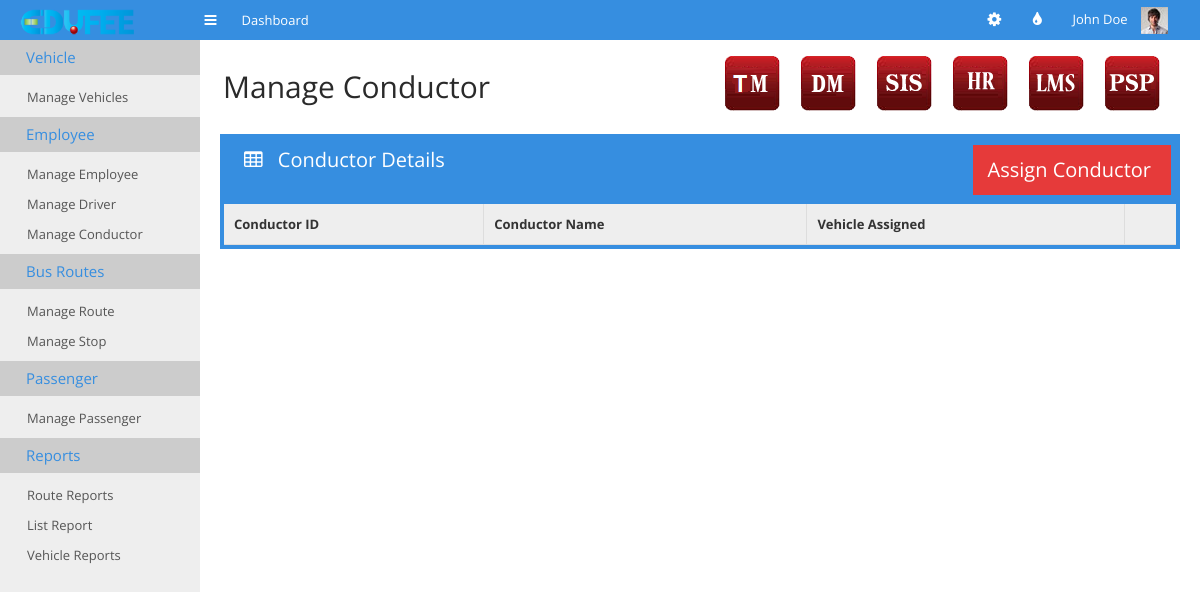
/tm-manage-conductor.php, run on an earlier commit of the app's database.
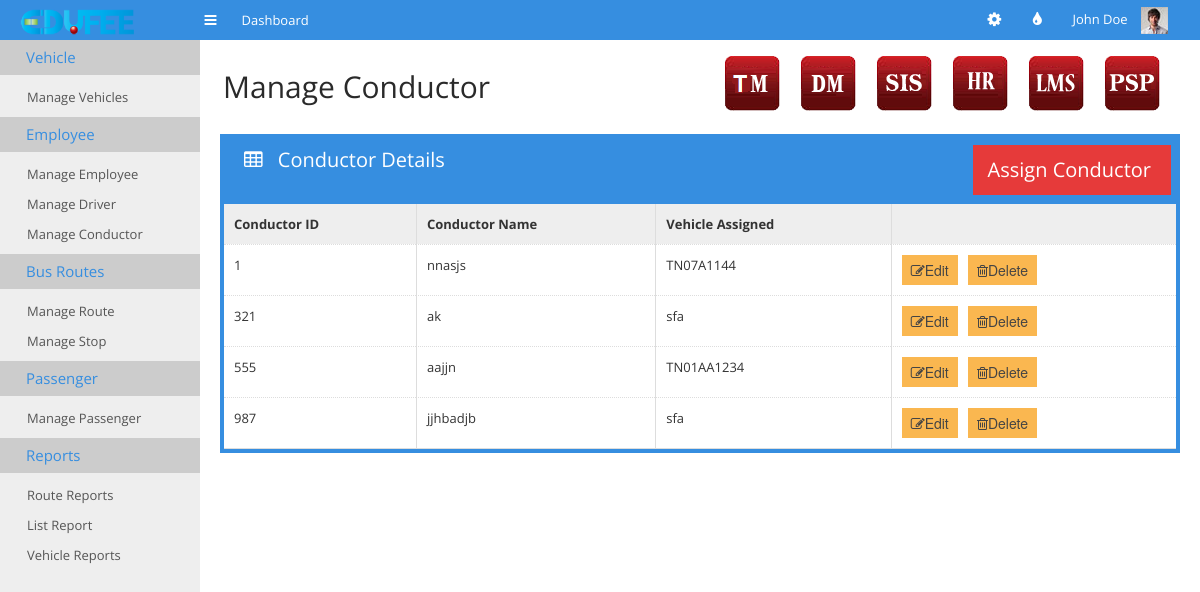
And on a later commit of the database.
### tables this page shows
CREATE TABLE IF NOT EXISTS `tm_employee` (
  `id` int(11) NOT NULL,
  `role` text,
  `name` text,
  `license_number` text,
  `expiry` date DEFAULT NULL,
  `employee_status` text,
  `verification` text,
  `vehicle` text,
  PRIMARY KEY (`id`)
);

### tm-manage-conductor.php (the view, shortened to what the changed rows need)
<!doctype html>
<html>
<head>
    <link rel="stylesheet" href="css/bootstrap.min.css">
    <link rel="stylesheet" href="css/bootstrap-responsive.min.css">
    <link rel="stylesheet" href="css/plugins/jquery-ui/smoothness/jquery-ui.css">
    <link rel="stylesheet" href="css/plugins/jquery-ui/smoothness/jquery.ui.theme.css">
    <link rel="stylesheet" href="css/style.css">
    <link rel="stylesheet" href="css/themes.css">
</head>
<body>
<div class="container-fluid" id="content">
    <div id="main">
        <div class="container-fluid">
            <div class="page-header">
                <div class="pull-left">
                    <h1>Manage Conductor</h1>
                </div>
            </div>
            <div class="row-fluid">
                <div class="span12">
                    <div class="box box-color box-bordered">
                        <div class="box-content nopadding">
                            <table class="table table-hover table-nomargin table-bordered">
                                <thead>
                                <tr>
                                    <th>Conductor ID</th>
                                    <th>Conductor Name</th>
                                    <th class='hidden-350'>Vehicle Assigned</th>
                                    <th></th>
                                </tr>
                                </thead>
                                <tbody>
                                <?php
                                require_once "datas.php";
                                $dbconnection = connectSQL($dbdetails);
                                if(mysqli_connect_errno())
                                {
                                    echo "db_connection_fail";
                                }
                                else
                                {
                                    $sql="select * from tm_employee WHERE (role='conductor' or role='dirverconductor') and not vehicle is NULL ";
                                    $result=mysqli_query($dbconnection,$sql);
                                    while($row=mysqli_fetch_array($result))
                                    {
                                        echo '<tr><td>'.$row['id'].'</td><td>'.$row['name'].'</td><td class="hidden-350">'
                                            .$row['vehicle'].'</td><td><button class="edit btn btn-warning" value="'.$row['id']
                                            .'"><i class="icon-edit"></i>Edit</button><span>&nbsp&nbsp</span>
                                            <button class="delete btn btn-warning" value="'.$row['id']."`".$row['vehicle']
                                            .'"><i class="icon-trash"></i>Delete</button></td></tr>';
                                    }
                                }
                                ?>
                                </tbody>
                            </table>
                        </div>
                    </div>
                </div>
            </div>
        </div>
    </div>
</body>
</html>

What changed in the data, as far as the page shows it:
added tm_employee: id "1", name "nnasjs", vehicle "TN07A1144"
added tm_employee: id "321", name "ak", vehicle "sfa"
added tm_employee: id "555", name "aajjn", vehicle "TN01AA1234"
added tm_employee: id "987", name "jjhbadjb", vehicle "sfa"
